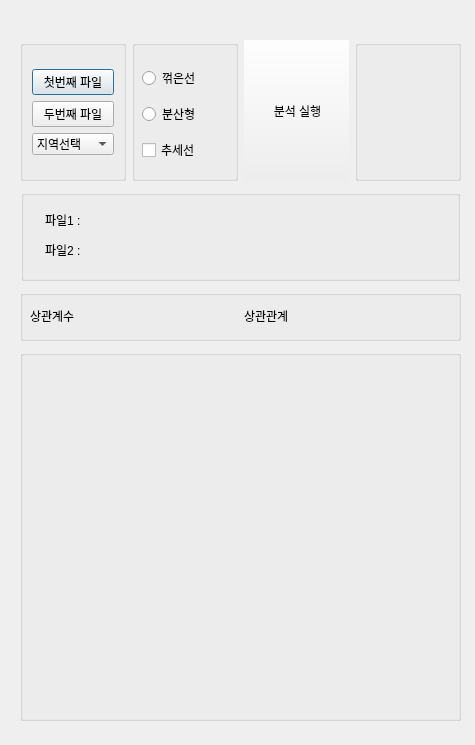
<?xml version="1.0" encoding="UTF-8"?>
<ui version="4.0">
 <class>Dialog</class>
 <widget class="QDialog" name="Dialog">
  <property name="geometry">
   <rect>
    <x>0</x>
    <y>0</y>
    <width>475</width>
    <height>745</height>
   </rect>
  </property>
  <property name="minimumSize">
   <size>
    <width>0</width>
    <height>704</height>
   </size>
  </property>
  <property name="windowTitle">
   <string>Dialog</string>
  </property>
  <widget class="QGroupBox" name="groupBox_FILE">
   <property name="geometry">
    <rect>
     <x>21</x>
     <y>190</y>
     <width>439</width>
     <height>91</height>
    </rect>
   </property>
   <property name="title">
    <string/>
   </property>
   <widget class="QLabel" name="labelgetFILE2">
    <property name="geometry">
     <rect>
      <x>70</x>
      <y>50</y>
      <width>341</width>
      <height>16</height>
     </rect>
    </property>
    <property name="text">
     <string/>
    </property>
   </widget>
   <widget class="QLabel" name="label_FILE1">
    <property name="geometry">
     <rect>
      <x>24</x>
      <y>20</y>
      <width>41</width>
      <height>20</height>
     </rect>
    </property>
    <property name="text">
     <string>파일1 :</string>
    </property>
   </widget>
   <widget class="QLabel" name="labelgetFILE1">
    <property name="geometry">
     <rect>
      <x>70</x>
      <y>20</y>
      <width>341</width>
      <height>16</height>
     </rect>
    </property>
    <property name="text">
     <string/>
    </property>
   </widget>
   <widget class="QLabel" name="label_FILE2">
    <property name="geometry">
     <rect>
      <x>24</x>
      <y>50</y>
      <width>41</width>
      <height>20</height>
     </rect>
    </property>
    <property name="text">
     <string>파일2 :</string>
    </property>
   </widget>
  </widget>
  <widget class="QGroupBox" name="groupBox_GRAPH">
   <property name="geometry">
    <rect>
     <x>20</x>
     <y>350</y>
     <width>441</width>
     <height>371</height>
    </rect>
   </property>
   <property name="title">
    <string/>
   </property>
   <widget class="QWidget" name="widget_GRAPH" native="true">
    <property name="geometry">
     <rect>
      <x>10</x>
      <y>20</y>
      <width>421</width>
      <height>341</height>
     </rect>
    </property>
   </widget>
  </widget>
  <widget class="QGroupBox" name="groupBox_COR">
   <property name="geometry">
    <rect>
     <x>20</x>
     <y>290</y>
     <width>441</width>
     <height>51</height>
    </rect>
   </property>
   <property name="title">
    <string/>
   </property>
   <widget class="QWidget" name="layoutWidget">
    <property name="geometry">
     <rect>
      <x>10</x>
      <y>10</y>
      <width>421</width>
      <height>31</height>
     </rect>
    </property>
    <layout class="QHBoxLayout" name="horizontalLayout_6">
     <item>
      <layout class="QHBoxLayout" name="horizontalLayout_3">
       <item>
        <widget class="QLabel" name="label_COE">
         <property name="text">
          <string>상관계수</string>
         </property>
        </widget>
       </item>
       <item>
        <widget class="QLabel" name="labelgetCOE">
         <property name="text">
          <string/>
         </property>
        </widget>
       </item>
      </layout>
     </item>
     <item>
      <layout class="QHBoxLayout" name="horizontalLayout_5">
       <item>
        <widget class="QLabel" name="label_REL">
         <property name="text">
          <string>상관관계</string>
         </property>
        </widget>
       </item>
       <item>
        <widget class="QLabel" name="labelgetREL">
         <property name="text">
          <string/>
         </property>
        </widget>
       </item>
      </layout>
     </item>
    </layout>
   </widget>
  </widget>
  <widget class="QWidget" name="layoutWidget">
   <property name="geometry">
    <rect>
     <x>20</x>
     <y>40</y>
     <width>441</width>
     <height>141</height>
    </rect>
   </property>
   <layout class="QHBoxLayout" name="horizontalLayout">
    <item>
     <widget class="QGroupBox" name="groupBox_SEL_FILE">
      <property name="title">
       <string/>
      </property>
      <layout class="QVBoxLayout" name="verticalLayout_3">
       <item>
        <layout class="QVBoxLayout" name="verticalLayout_2">
         <item>
          <widget class="QPushButton" name="btnLOADFILE1">
           <property name="text">
            <string>첫번째 파일</string>
           </property>
          </widget>
         </item>
         <item>
          <widget class="QPushButton" name="btnLOADFILE2">
           <property name="text">
            <string>두번째 파일</string>
           </property>
          </widget>
         </item>
         <item>
          <widget class="QComboBox" name="comboBoxAREA">
           <item>
            <property name="text">
             <string>지역선택</string>
            </property>
           </item>
          </widget>
         </item>
        </layout>
       </item>
      </layout>
     </widget>
    </item>
    <item>
     <widget class="QGroupBox" name="groupBox_OPT">
      <property name="title">
       <string/>
      </property>
      <widget class="QWidget" name="layoutWidget">
       <property name="geometry">
        <rect>
         <x>10</x>
         <y>20</y>
         <width>81</width>
         <height>111</height>
        </rect>
       </property>
       <layout class="QVBoxLayout" name="verticalLayout">
        <item>
         <widget class="QRadioButton" name="radiobtn_CURVED">
          <property name="text">
           <string>꺾은선</string>
          </property>
         </widget>
        </item>
        <item>
         <widget class="QRadioButton" name="radiobtn_DISTRIBUTED">
          <property name="text">
           <string>분산형</string>
          </property>
         </widget>
        </item>
        <item>
         <widget class="QCheckBox" name="checkBox_TREND">
          <property name="text">
           <string>추세선</string>
          </property>
         </widget>
        </item>
       </layout>
      </widget>
     </widget>
    </item>
    <item>
     <widget class="QGroupBox" name="groupBox_RUN">
      <property name="title">
       <string/>
      </property>
      <widget class="QPushButton" name="btn_RUN">
       <property name="geometry">
        <rect>
         <x>-2</x>
         <y>-10</y>
         <width>111</width>
         <height>161</height>
        </rect>
       </property>
       <property name="text">
        <string>분석 실행</string>
       </property>
      </widget>
     </widget>
    </item>
    <item>
     <widget class="QGroupBox" name="groupBox_LOGO">
      <property name="title">
       <string/>
      </property>
      <widget class="QLabel" name="label_LOGO">
       <property name="geometry">
        <rect>
         <x>0</x>
         <y>10</y>
         <width>101</width>
         <height>121</height>
        </rect>
       </property>
       <property name="text">
        <string/>
       </property>
       <property name="alignment">
        <set>Qt::AlignCenter</set>
       </property>
       <property name="indent">
        <number>0</number>
       </property>
      </widget>
     </widget>
    </item>
   </layout>
  </widget>
 </widget>
 <tabstops>
  <tabstop>btnLOADFILE1</tabstop>
  <tabstop>btnLOADFILE2</tabstop>
  <tabstop>comboBoxAREA</tabstop>
  <tabstop>radiobtn_CURVED</tabstop>
  <tabstop>radiobtn_DISTRIBUTED</tabstop>
  <tabstop>checkBox_TREND</tabstop>
  <tabstop>btn_RUN</tabstop>
 </tabstops>
 <resources/>
 <connections/>
</ui>
